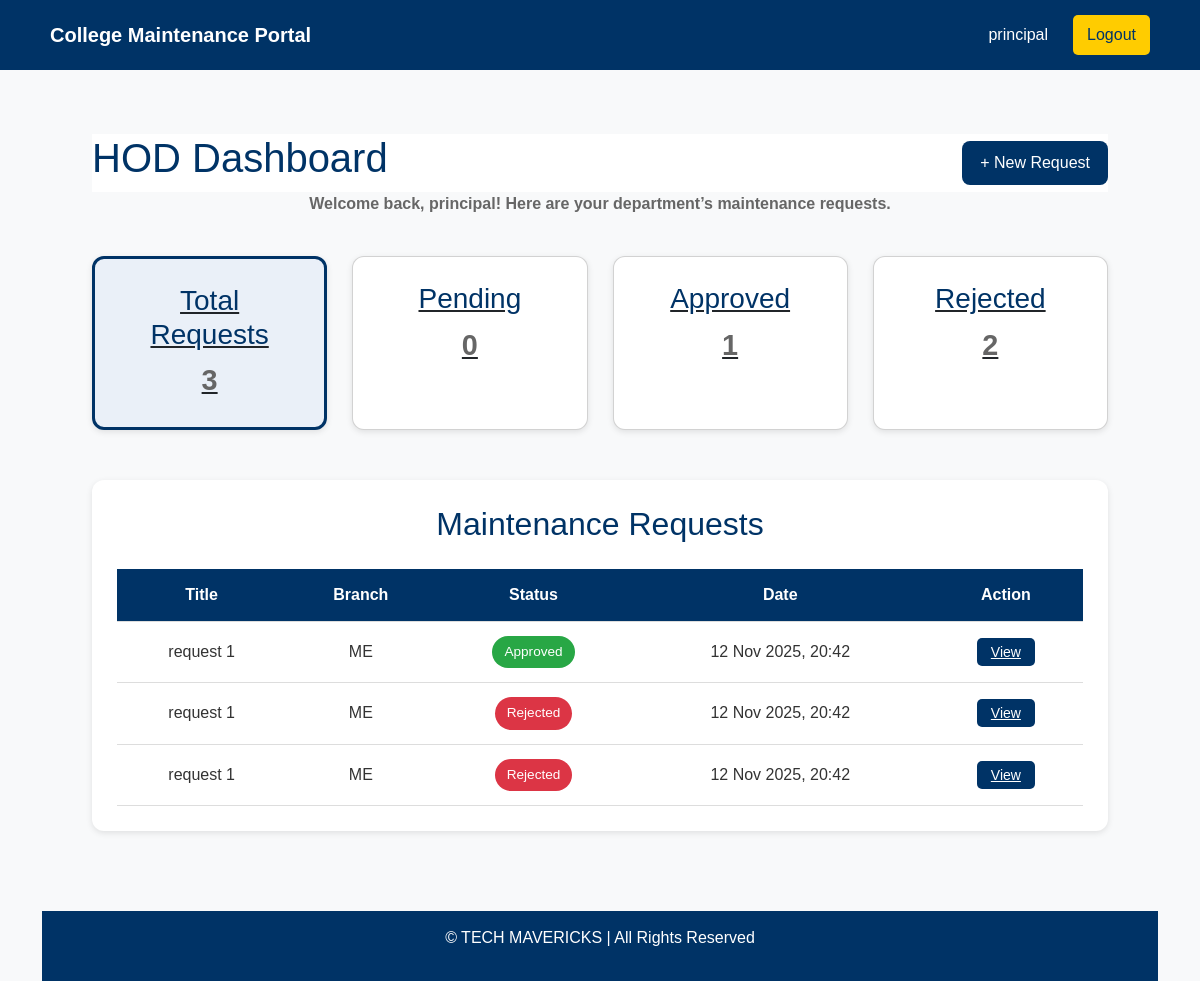
Screenshot of /hod/dashboard/ (signed in) with the database file from the repository.
### maintenance_app/models.py (models this page shows, shortened)
class MaintenanceRequest(models.Model):
    STATUS_CHOICES = [('Pending','Pending'),('Approved','Approved'),('Rejected','Rejected'),('Completed','Completed'),]
    hod = models.ForeignKey(User, on_delete=models.CASCADE)
    branch = models.CharField(max_length=100)
    title = models.CharField(max_length=150)
    lab_name = models.CharField(max_length=100)
    description = models.TextField()
    date_submitted = models.DateTimeField(auto_now_add=True)
    status = models.CharField(max_length=20, choices=STATUS_CHOICES, default='Pending')
    admin_remark = models.TextField(blank=True, null=True)
    updated_at = models.DateTimeField(auto_now=True)
    selected_items = models.TextField(blank=True, null=True)
    total_amount = models.DecimalField(max_digits=12, decimal_places=2, default=0.00)

### maintenance_app/views.py (the view)
# urls.py: path('hod/dashboard/', views.hod_dashboard, name='hod_dashboard'),
@never_cache
@login_required
def hod_dashboard(request):
    requests = MaintenanceRequest.objects.filter(hod=request.user).order_by('-date_submitted')
    status_filter = request.GET.get("status")
    if status_filter:
        requests = requests.filter(status=status_filter)
    total = requests.count() if not status_filter else MaintenanceRequest.objects.filter(hod=request.user).count()
    pending = MaintenanceRequest.objects.filter(hod=request.user, status="Pending").count()
    approved = MaintenanceRequest.objects.filter(hod=request.user, status="Approved").count()
    rejected = MaintenanceRequest.objects.filter(hod=request.user, status="Rejected").count()
    context = {
        "requests": requests,
        "total": total,
        "pending": pending,
        "approved": approved,
        "rejected": rejected,
        "status_filter": status_filter,
    }
    return render(request, "hod_dashboard.html", context)

### maintenance_app/templates/hod_dashboard.html (shortened to what this page needs)
{% extends 'base.html' %}
{% load static %}
{% block content %}
<link rel="stylesheet" href="{% static 'css/admin.css' %}">
<section class="dashboard">
 <div class="dashboard-header">
    <h1>HOD Dashboard</h1>
    <a href="{% url 'new_request' %}" class="btn-new">+ New Request</a>
  </div>
  <b><p>Welcome back, {{ user.username }}! Here are your department’s maintenance requests.</p></b>
  <div class="cards">
    <a href="{% url 'hod_dashboard' %}" class="card {% if not status_filter %}active{% endif %}">
      <h3>Total Requests</h3>
      <p>{{ total }}</p>
    </a>
    <a href="?status=Pending" class="card {% if status_filter == 'Pending' %}active{% endif %}">
      <h3>Pending</h3>
      <p>{{ pending }}</p>
    </a>
    <a href="?status=Approved" class="card {% if status_filter == 'Approved' %}active{% endif %}">
      <h3>Approved</h3>
      <p>{{ approved }}</p>
    </a>
    <a href="?status=Rejected" class="card {% if status_filter == 'Rejected' %}active{% endif %}">
      <h3>Rejected</h3>
      <p>{{ rejected }}</p>
    </a>
  </div>
  <div class="table-section" id="table">
    <h2>Maintenance Requests</h2>
    {% if requests %}
    <div class="table-responsive">
      <table>
        <thead>
          <tr>
            <th>Title</th>
            <th>Branch</th>
            <th>Status</th>
            <th>Date</th>
            <th>Action</th>
          </tr>
        </thead>
        <tbody>
          {% for r in requests %}
          <tr>
            <td>{{ r.title }}</td>
            <td>{{ r.branch }}</td>
            <td><span class="status {{ r.status }}">{{ r.status }}</span></td>
            <td>{{ r.date_submitted|date:"d M Y, H:i" }}</td>
            <td><a href="{% url 'request_detail' r.pk %}" class="btn-action">View</a></td>
          </tr>
          {% endfor %}
        </tbody>
      </table>
    </div>
    {% else %}
    <p class="text-muted text-center">No maintenance requests yet.</p>
    {% endif %}
  </div>
</section>
<footer>
  <p>© TECH MAVERICKS | All Rights Reserved</p>
</footer>
{% endblock %}

### maintenance_app/templates/base.html (shortened to what this page needs)
{% load static %}
<!DOCTYPE html>
<html lang="en">
<head>
  <link rel="stylesheet" href="{% static 'css/style.css' %}">
  <link href="https://cdn.jsdelivr.net/npm/bootstrap@5.3.0/dist/css/bootstrap.min.css" rel="stylesheet">
</head>
<body>
<header>
  <nav class="navbar">
    <div class="logo">College Maintenance Portal</div>
    <ul class="nav-links" id="navLinks">
      {% if user.is_authenticated %}
      <li class="user-info">
        <span class="navbar-text text-white">{{ user.username }}</span>
      </li>
      {% endif %}
      <li>
        <form method="post" action="{% url 'logout' %}">
          <button class="logout-btn">Logout</button>
        </form>
      </li>
    </ul>
  </nav>
</header>
<div class="container mt-4">
  {% block content %}{% endblock %}
</div>
</body>
</html>

### maintenance_app/static/css/style.css (style rules this page uses)
.navbar { display: flex; justify-content: space-between; align-items: center; background: #003366; padding: 15px 30px; color: white; position: relative; z-index: 1000; }
.logo { font-size: 20px; font-weight: bold; }
.nav-links { list-style: none; display: flex; align-items: center; gap: 25px; margin: 0; padding: 0; }
.nav-links li { display: flex; align-items: center; }
.navbar-text { color: white; font-weight: 500; }
.logout-btn { background: #ffcc00; color: #003366; border: none; padding: 8px 14px; border-radius: 5px; cursor: pointer; transition: background 0.3s; }

### maintenance_app/static/css/admin.css (style rules this page uses)
* { box-sizing: border-box; font-family: "Poppins", sans-serif; }
body { background-color: #f8f9fa; color: #333; margin: 0; }
.navbar { display: flex; justify-content: space-between; align-items: center; background: #003366; padding: 15px 50px; color: white; }
.navbar .logo { font-size: 20px; font-weight: bold; }
.nav-links { list-style: none; display: flex; gap: 25px; margin: 0; padding: 0; }
.logout-btn { background: #ffcc00; color: #003366; border: none; padding: 8px 14px; border-radius: 5px; cursor: pointer; transition: 0.3s; }
.dashboard { padding: 40px 50px; text-align: center; }
.dashboard h1 { color: #003366; margin-bottom: 10px; }
.dashboard p { color: #666; margin-bottom: 40px; }
.cards { display: grid; grid-template-columns: repeat(auto-fit, minmax(220px, 1fr)); gap: 25px; margin-bottom: 50px; }
.card { background: white; padding: 25px; border-radius: 12px; box-shadow: 0 2px 6px rgba(0,0,0,0.1); transition: transform 0.2s; }
.card h3 { color: #003366; margin-bottom: 8px; }
.card p { font-size: 1.8rem; font-weight: bold; margin: 0; }
.table-section { background: white; padding: 25px; border-radius: 12px; box-shadow: 0 2px 6px rgba(0,0,0,0.1); }
.table-section h2 { color: #003366; text-align: center; margin-bottom: 25px; }
table { width: 100%; border-collapse: collapse; }
th, td { padding: 14px 15px; text-align: center; border-bottom: 1px solid #ddd; }
th { background: #003366; color: white; }
.status { padding: 6px 12px; border-radius: 20px; color: white; font-size: 0.85rem; display: inline-block; }
.status.Approved, .status.Completed { background: #28a745; }
.status.Rejected { background: #dc3545; }
.btn-action { background: #003366; color: white; border: none; padding: 6px 12px; border-radius: 5px; cursor: pointer; transition: 0.3s; }
footer { text-align: center; background: #003366; color: white; padding: 15px 0; margin-top: 40px; }
.card { cursor: pointer; transition: transform 0.2s ease, box-shadow 0.2s ease; }
.card.active { border: 3px solid #003366; background-color: #eaf0f8; }
.status.Approved { background: #28a745; color: white; }
.status.Rejected { background: #dc3545; color: white; }
td { vertical-align: middle; }
.btn-action { color: white; border: none; padding: 6px 14px; border-radius: 5px; cursor: pointer; font-size: 14px; }

### maintenance_app/templates/hod_dashboard.html (style rules this page uses)
.dashboard-header { display: flex; justify-content: space-between; align-items: center; flex-wrap: wrap; background:white; }
.btn-new { background: #003366; color: white; text-decoration: none; padding: 10px 18px; border-radius: 8px; font-weight: 500; transition: 0.3s; }

### rows the page displays
MaintenanceRequest: title "request 1", branch "ME", status "Approved", date_submitted "12 Nov 2025, 20:42"
MaintenanceRequest: title "request 1", branch "ME", status "Rejected", date_submitted "12 Nov 2025, 20:42"
MaintenanceRequest: title "request 1", branch "ME", status "Rejected", date_submitted "12 Nov 2025, 20:42"

### other values shown
{{ user.username }} "principal"
{{ total }} "3"
{{ pending }} "0"
{{ approved }} "1"
{{ rejected }} "2"
